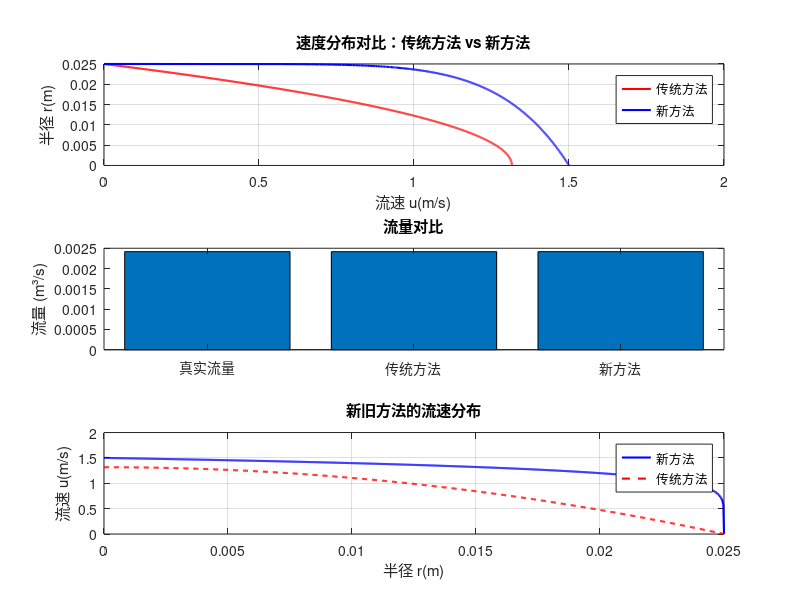

Reproduce this figure in MATLAB.
clc; clear; close all;

%% 参数设置
D = 0.05;            % 管道内径 (m)
R = D/2;             % 管道半径 (m)
c = 1482;            % 声速 (m/s)
theta = 45;          % 超声波传播角度 (度)
theta_rad = deg2rad(theta);
nu = 1.007e-6;       % 水的运动粘度 (m²/s)
rho = 1000;          % 水密度 (kg/m³)
u_m = 1.5;           % 平均流速 (m/s)
N = 1000;            % 径向离散点数

%% 计算雷诺数和流动状态
Re = (u_m * D) / nu;
if Re <= 2000
    flow_type = 'laminar';
elseif Re >= 4000
    flow_type = 'turbulent';
else
    flow_type = 'transition';
end
fprintf('雷诺数 Re = %.2e, 流动状态: %s\n', Re, flow_type);

%% 生成速度分布模型
r = linspace(0, R, N);       % 径向坐标
s = r / R;                   % 归一化半径
dr = R / (N-1);              % 微元厚度

switch flow_type
    case 'laminar'
        % 层流：抛物线分布 (u = 2u_m(1 - (r/R)^2))
        u = 2 * u_m * (1 - s.^2);
        
    case 'turbulent'
        % 湍流：指数分布 (u = u_m(1 - r/R)^(1/n))
        % 根据Re插值获取n（论文表1数据）
        Re_table = [4e3, 2.56e4, 1.05e5, 2.06e5, 3.2e5, 3.84e5, 4.28e5];
        n_table = [6.0, 7.0, 7.3, 8.0, 8.3, 8.5, 8.6];
        n = interp1(Re_table, n_table, Re, 'linear', 'extrap');
        u = u_m * (1 - s).^(1/n);
        
    otherwise
        error('过渡流暂未实现');
end

%% 真实流量计算（积分速度分布）
Q_real = 2*pi * trapz(r, u .* r);  % 积分: Q = ∫(0到R) u(r) * 2πr dr

%% 传统方法：线速度平均 + 校正因子
% 步骤1：计算线平均速度v_L（假设超声波路径为直径）
v_L = mean(u);  % 传统方法假设线速度为路径平均

% 步骤2：应用校正因子得到面平均速度v_S
switch flow_type
    case 'laminar'
        k = 0.75;  % 层流校正因子
    case 'turbulent'
        k = 2*n / (2*n + 1);  % 湍流校正因子
end
v_S_traditional = k * v_L;

% 步骤3：计算流量
Q_traditional = pi * R^2 * v_S_traditional;

%% 新方法：积分速度分布直接计算面平均速度
% 步骤1：计算每个微元的传播时间差dΔT
% 时差法公式：ΔT = (2R/(u_m sinθ cosθ)) * ∫[1/(K - u/u_m) - 1/(K + u/u_m)] ds
K = c / (u_m * cos(theta_rad));
integrand = (1./(K - u/u_m) - 1./(K + u/u_m));
DeltaT = (2*R/(u_m * sin(theta_rad)*cos(theta_rad))) * trapz(s, integrand);

% 步骤2：根据ΔT计算线平均速度v_L_new（传统方法假设的ΔT） 
% v_L_new = (DeltaT * c^2 * sin(theta_rad)) / (4 * R * cos(theta_rad));

% 步骤3：直接积分速度分布得到面平均速度v_S_new
v_S_new = trapz(r, u .* r) * 2 / R^2;  % v_S = (2/R²)∫u(r) r dr

% 步骤4：计算流量
Q_new = pi * R^2 * v_S_new;

%% 结果对比
fprintf('=== 流量对比 ===\n');
fprintf('真实流量 Q_real = %.4f m³/s\n', Q_real);
fprintf('传统方法 Q_traditional = %.4f (误差 %.2f%%)\n', Q_traditional, 100*(Q_traditional-Q_real)/Q_real);
fprintf('新方法    Q_new        = %.4f (误差 %.2f%%)\n', Q_new, 100*(Q_new-Q_real)/Q_real);

%% 可视化

% 1. 传统方法与新方法的速度分布对比
figure;
subplot(3,1,1);
% 传统方法的速度分布
v_L_traditional = mean(u); % 传统方法的线速度
u_traditional = v_L_traditional * (1 - s.^2); % 近似传统方法速度分布
plot(u_traditional, r, 'r', 'LineWidth', 1.5);
hold on;
% 新方法的速度分布
plot(u, r, 'b', 'LineWidth', 1.5);
title('速度分布对比：传统方法 vs 新方法');
xlabel('流速 u(m/s)');
ylabel('半径 r(m)');
legend('传统方法', '新方法');
grid on;

% 2. 流量对比图
subplot(3,1,2);
bar([Q_real, Q_traditional, Q_new]);
set(gca, 'XTickLabel', {'真实流量', '传统方法', '新方法'}); 
title('流量对比');
ylabel('流量 (m³/s)');

% 3. 新旧方法的流速对比
subplot(3,1,3);
plot(r, u, 'b', 'LineWidth', 1.5);
hold on;
plot(r, u_traditional, 'r--', 'LineWidth', 1.5);
title('新旧方法的流速分布');
xlabel('半径 r(m)');
ylabel('流速 u(m/s)');
legend('新方法', '传统方法');
grid on;

%% 误差分析
error_traditional = abs(Q_traditional - Q_real) / Q_real * 100;
error_new = abs(Q_new - Q_real) / Q_real * 100;
fprintf('\n=== 误差分析 ===\n');
fprintf('传统方法误差: %.2f%%\n', error_traditional);
fprintf('新方法误差:    %.2f%%\n', error_new);
